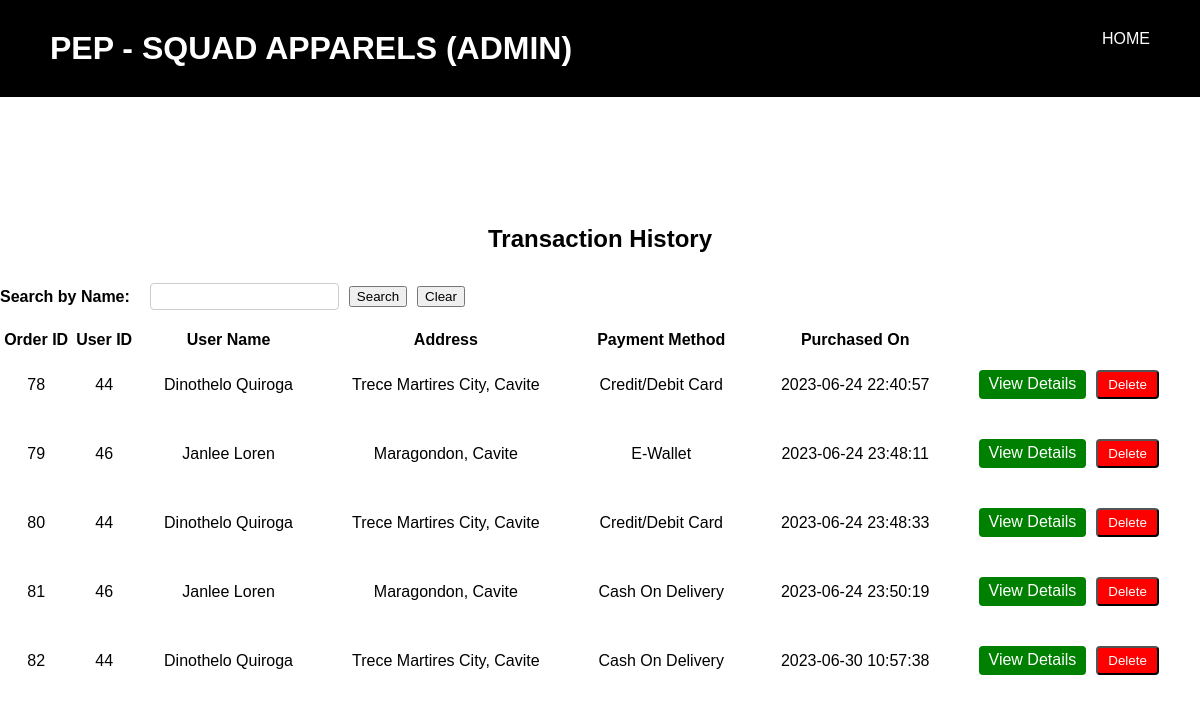
The app's page /transactionHistory.php (signed in) with its own data.
### tables this page shows
CREATE TABLE `orders` (
  `order_id` int(11) NOT NULL,
  `user_id` int(11) DEFAULT NULL,
  `total` decimal(10,2) DEFAULT NULL,
  `address` varchar(255) DEFAULT NULL,
  `payment_method` enum('cod','ewallet','creditDebit','') DEFAULT NULL,
  `purchased_on` datetime DEFAULT current_timestamp()
);

CREATE TABLE `users` (
  `user_id` int(11) NOT NULL,
  `firstName` varchar(100) NOT NULL,
  `lastName` varchar(100) NOT NULL,
  `email` varchar(100) NOT NULL,
  `password` varchar(128) NOT NULL,
  `phoneNum` bigint(15) NOT NULL,
  `address` varchar(100) NOT NULL,
  `bday` date NOT NULL,
  `gender` enum('male','female','other') NOT NULL,
  `user_type` enum('user','admin') NOT NULL
);

### transactionHistory.php (the view, shortened to what this page needs)
<?php
require_once 'config.php';
$sql = "SELECT orders.*, users.firstName, users.lastName
        FROM orders
        INNER JOIN users ON orders.user_id = users.user_id";
$name = isset($_GET['name']) ? $_GET['name'] : '';
$result = mysqli_query($mysqli, $sql);
?>
<!DOCTYPE html>
<html lang="en">
<head>
    <link rel="stylesheet" href="css/transactionHistory.css">
</head>
<body>
    <div class="header">
        <h1>PEP - SQUAD APPARELS (ADMIN)</h1>
        <div id="navigation">
            <a href="adminIndex.php" class="adminIndex">HOME</a>
        </div>
    </div>
    <div id="main">
    <h2>Transaction History</h2>
    <form id="search" action="" method="GET">
        <label for="name">Search by Name:</label>
        <input type="text" name="name" id="name" value="<?php echo $name; ?>">
        <button type="submit">Search</button>
        <button type="button" onclick="clearSearch()">Clear</button>
    </form>
    <table>
        <tr>
            <th>Order ID</th>
            <th>User ID</th>
            <th>User Name</th>
            <th>Address</th>
            <th>Payment Method</th>
            <th>Purchased On</th>
            <th></th>
        </tr>
        <?php while ($row = mysqli_fetch_assoc($result)) : ?>
            <tr>
                <td><?php echo $row["order_id"]; ?></td>
                <td><?php echo $row["user_id"]; ?></td>
                <td><?php echo $row["firstName"] . ' ' . $row["lastName"]; ?></td>
                <td><?php echo $row["address"]; ?></td>
                <td>
                    <?php
                        $paymentMethod = $row["payment_method"];
                        if ($paymentMethod === "cod") {
                            echo "Cash On Delivery";
                        } elseif ($paymentMethod === "ewallet") {
                            echo "E-Wallet";
                        } elseif ($paymentMethod === "creditDebit") {
                            echo "Credit/Debit Card";
                        } else {
                            echo $paymentMethod;
                        }
                    ?>
                </td>
                <td><?php echo $row["purchased_on"]; ?></td>
                <td>
                    <div class="button-group">
                        <a class="details-button" href="viewDetails.php?id=<?php echo $row["order_id"]; ?>">View Details</a>
                        <form class="delete-form" action="" method="POST" onsubmit="return confirm('Are you sure you want to delete this order?');">
                            <button class="delete-button" type="submit" name="delete">Delete</button>
                        </form>
                    </div>
                </td>
            </tr>
        <?php endwhile; ?>
    </table>
    </div>
</body>
</html>

### css/transactionHistory.css (style rules this page uses)
* { margin: 0; box-sizing: border-box; font-family: 'Poppins', sans-serif; }
body { display: flex; justify-content: center; align-items: center; min-height: 100vh; overflow: auto; }
a { text-decoration: none; }
.header { position: absolute; top: 0; left: 0; width: 100%; padding: 30px 50px; background: black; display: flex; justify-content: space-between; }
h1 { font-size: 2em; color: white; user-select: none; }
#navigation a { position: relative; text-decoration: none; color: white; font-weight: 500; }
#navigation a::after { content: ''; position: absolute; left: 0; bottom: -6px; width: 100%; height: 3px; background: red; border-radius: 5px; transform-origin: right; transform: scaleX(0); transition: transform .5s; }
#main { position: relative; margin-top: 0; padding-top: 50px; }
h2 { font-size: 24px; margin-bottom: 10px; text-align: center; padding-top: 70px; padding-bottom: 20px; }
table { width: 100%; border-collapse: collapse; width: 1200px; margin: 0 auto; }
tbody td { padding: 20px; text-align: center; }
form { display: flex; align-items: center; }
label { margin-right: 10px; font-weight: bold; }
input[type="text"] { padding: 5px; border: 1px solid #ccc; border-radius: 4px; }
.button-group { display: flex; gap: 10px; }
.details-button, .delete-button { display: inline-block; padding: 5px 10px; border-radius: 4px; text-decoration: none; color: white; transition: background-color 0.3s ease; }
.details-button { background-color: green; }
.delete-button { background-color: red; }
#search { margin-bottom: 20px; gap: 10px; }

### records on screen
orders: order_id "78", user "44", user.firstName "Dinothelo", user.lastName "Quiroga", address "Trece Martires City, Cavite", payment_method "Credit/Debit Card", purchased_on "2023-06-24 22:40:57"
orders: order_id "79", user "46", user.firstName "Janlee", user.lastName "Loren", address "Maragondon, Cavite", payment_method "E-Wallet", purchased_on "2023-06-24 23:48:11"
orders: order_id "80", user "44", user.firstName "Dinothelo", user.lastName "Quiroga", address "Trece Martires City, Cavite", payment_method "Credit/Debit Card", purchased_on "2023-06-24 23:48:33"
orders: order_id "81", user "46", user.firstName "Janlee", user.lastName "Loren", address "Maragondon, Cavite", payment_method "Cash On Delivery", purchased_on "2023-06-24 23:50:19"
orders: order_id "82", user "44", user.firstName "Dinothelo", user.lastName "Quiroga", address "Trece Martires City, Cavite", payment_method "Cash On Delivery", purchased_on "2023-06-30 10:57:38"
